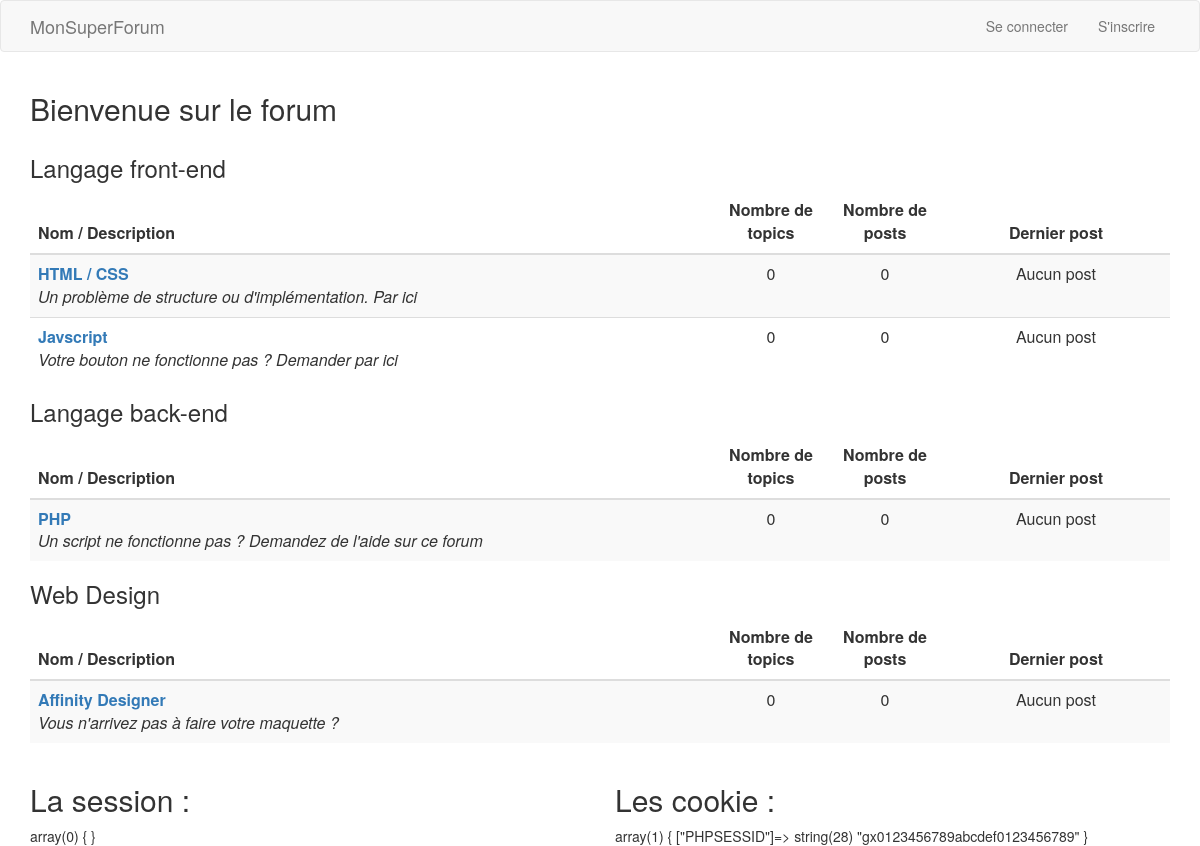
/, run on an earlier commit of the app's database.
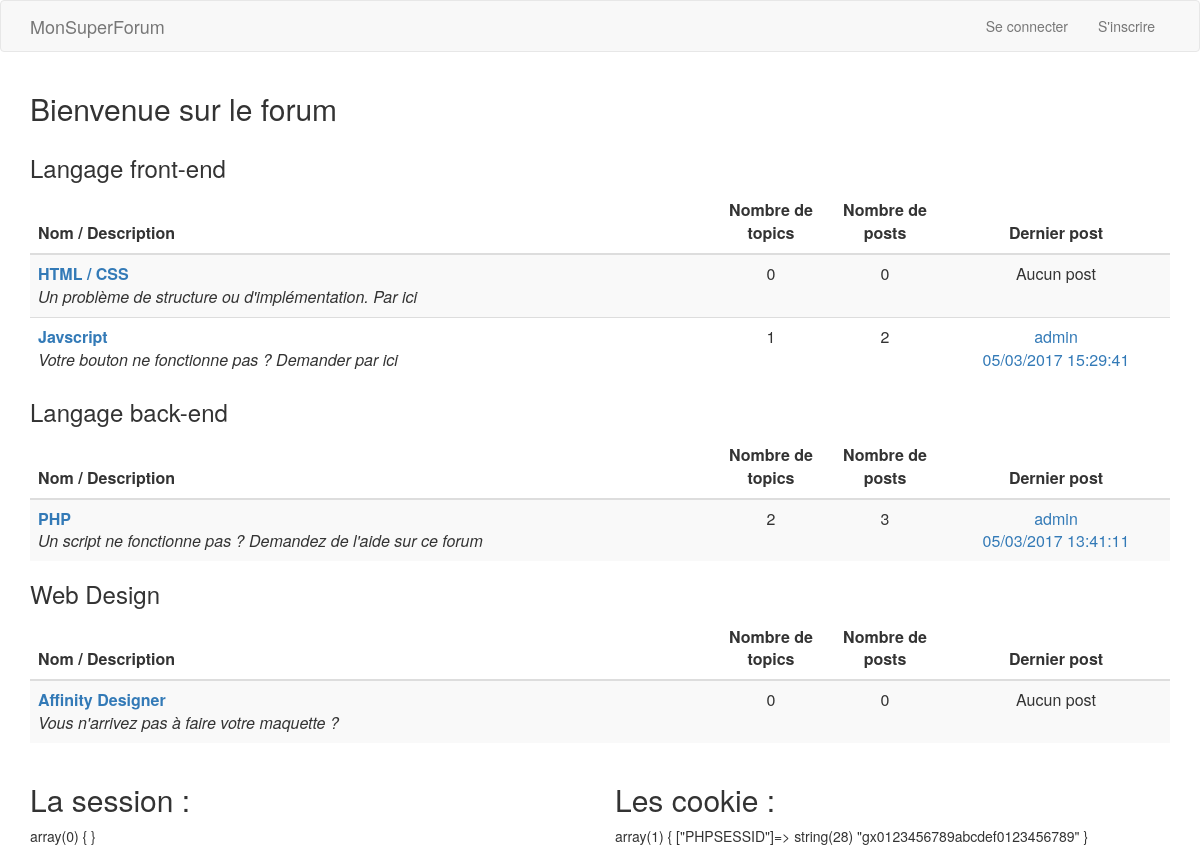
And on a later commit of the database.
### tables this page shows
CREATE TABLE `forums` (
    `id` BIGINT UNSIGNED NOT NULL AUTO_INCREMENT,
    `category_id` INT UNSIGNED NOT NULL,

    `name` VARCHAR(50) NOT NULL,
    `description` VARCHAR(255) NOT NULL,

    `topic_count` BIGINT UNSIGNED NOT NULL,
    `post_count` BIGINT UNSIGNED NOT NULL,
    `last_post_id` BIGINT UNSIGNED,

    PRIMARY KEY (`id`)
);

CREATE TABLE `categories` (
    `id` INT UNSIGNED NOT NULL AUTO_INCREMENT,
    `name` VARCHAR(50) NOT NULL,
    `sorted` SMALLINT,

    PRIMARY KEY (`id`)
);

CREATE TABLE `users` (
    `id` BIGINT UNSIGNED NOT NULL AUTO_INCREMENT,
    `name` VARCHAR(50) NOT NULL,
    `password` VARCHAR(255) NOT NULL,

    `email` VARCHAR(255) NOT NULL,
    `email_token` VARCHAR(255),

    `register_at` DATETIME NOT NULL,
    `connection_at` DATETIME,
    `rank` TINYINT UNSIGNED,

    PRIMARY KEY (`id`)
);

### app/controllers/home/index.php (called while the page is built, shortened)
<?php
$results = getCategoriesAndForums($db);
$categories = [];
$category_id = null;
foreach ($results as $result) {
    if ($category_id !== $result['category_id']) {
        $category_id = $result['category_id'];
        $categories[$category_id] = [
            'name' => $result['category_name'],
            'forums' => []
        ];
    }
    $forum = [
        'id' => $result['forum_id'],
        'name' => $result['forum_name'],
        'description' => $result['description'],
        'topic_count' => $result['topic_count'],
        'post_count' => $result['post_count'],
        'post_id' => $result['post_id']
    ];
    if ($result['post_id']) {
        $forum['topic_id'] = $result['topic_id'];
        $forum['posted_at'] = DateTime::createFromFormat('Y-m-d H:i:s', $result['posted_at']);
        $forum['user_id'] = $result['user_id'];
        $forum['user_name'] = $result['user_name'];
    }
    $categories[$category_id]['forums'][] = $forum;
}
render('home/index', 'front', compact('categories'));

### app/models/categories.php (called while the page is built, shortened)
<?php
function getCategoriesAndForums(PDO $db): PDOStatement
{
    $reqSelect = $db->prepare(
        'SELECT C.id AS category_id, C.name AS category_name, C.sorted,
        # forums
        F.id AS forum_id, F.name AS forum_name, F.description, F.topic_count, F.post_count,
        # last post
        P.id AS post_id, P.posted_at, P.resolved, P.topic_id,
        # user
        U.id AS user_id, U.name AS user_name
        FROM categories AS C
        LEFT JOIN forums AS F
            ON F.category_id = C.id
        LEFT JOIN posts AS P
            ON P.id = F.last_post_id
        LEFT JOIN users AS U
            ON U.id = P.user_id
        ORDER BY C.sorted, C.id, forum_id');
    $reqSelect->execute();
    return $reqSelect;
}

### app/routes/router.php (called while the page is built, shortened)
<?php
$routes = [];
function trimUrl($url)
{
    $url = trim($url, '/');
    if (empty($url)) {
        return '/';
    }
    return $url;
}
function addRoute($method, $url, $controller)
{
    global $routes;
    $url = trimUrl($url);
    $routes[$method][] = [
        'url' => $url,
        'controller' => $controller
    ];
}
function method()
{
    if (isset($_SERVER['REQUEST_METHOD'])) {
        return strtolower($_SERVER['REQUEST_METHOD']);
    }
    return 'get';
}
function urlMatch($urlCheck, $urlTarget)
{
    $subRegex = preg_replace('#:([\w]+)#', '([^/]+)', $urlTarget);
    $regexTarget = "#^{$subRegex}$#i";
    return true;
}
function run(string $method, string $url): array|false
{
    global $routes;
    $url = trimUrl($url);
    foreach ($routes[$method] as $route) {
        if (urlMatch($url, $route['url'])) {
            return $route;
        }
    }
    return false;
}

### app/views/home/index.php (the view)
<h2>Bienvenue sur le forum</h2>
<div class="row">
    <div class="col-sm-12">
        <?php foreach ($categories as $category): ?>
            <h3><?= $category['name'] ?></h3>
            <table class="table table-striped table-hover">
                <thead>
                <tr>
                    <th style="width: 60%">Nom / Description</th>
                    <th style="width: 10%" class="text-center">Nombre de topics</th>
                    <th style="width: 10%" class="text-center">Nombre de posts</th>
                    <th style="width: 20%" class="text-center">Dernier post</th>
                </tr>
                </thead>
                <tbody>
                <?php foreach ($category['forums'] as $forum): ?>
                    <tr>
                        <td>
                            <strong>
                                <a href="/forums/<?= $forum['id'] ?>">
                                    <?= $forum['name'] ?>
                                </a>
                            </strong>
                            <br>
                            <em>
                                <?= $forum['description'] ?>
                            </em>
                        </td>
                        <td class="text-center">
                            <?= $forum['topic_count'] ?>
                        </td>
                        <td class="text-center">
                            <?= $forum['post_count'] ?>
                        </td>
                        <td class="text-center">
                            <?php if ($forum['post_id']): ?>
                                <a href="/">
                                    <?= $forum['user_name'] ?>
                                </a>
                                <br>
                                <a href="/forums/<?= $forum['id'] ?>/topics/<?= $forum['topic_id'] ?>">
                                    <?= $forum['posted_at']->format('d/m/Y H:i:s') ?>
                                </a>
                            <?php else: ?>
                                Aucun post
                            <?php endif; ?>
                        </td>
                    </tr>
                <?php endforeach; ?>
                </tbody>
            </table>
        <?php endforeach; ?>
    </div>
</div>

### app/views/layouts/front.php (shortened to what this page needs)
<html>
<head>
    <link href="https://maxcdn.bootstrapcdn.com/bootstrap/3.3.7/css/bootstrap.min.css"
 rel="stylesheet">
    <link rel="stylesheet" href="https://bootswatch.com/flatly/bootstrap.min.css">
    <link rel="stylesheet" href="https://maxcdn.bootstrapcdn.com/font-awesome/4.7.0/css/font-awesome.min.css">
    <link rel="stylesheet" href="/css/main.css">
</head>
<body>
<nav class="navbar navbar-default">
    <div class="container">
        <div class="navbar-header">
            <a class="navbar-brand" href="#">MonSuperForum</a>
        </div>
        <div class="collapse navbar-collapse" id="menuMobile">
            <ul class="nav navbar-nav navbar-right">
                <?php if ($auth): ?>
                    <?php if ($auth['rank'] >= 3): ?>
                        <li><a href="/admin">Administration</a></li>
                    <?php endif; ?>
                    <li><a href="/">Mon profile</a></li>
                    <li><a href="/logout">Se déconnecter</a></li>
                <?php else: ?>
                    <li><a href="/login">Se connecter</a></li>
                    <li><a href="/register">S'inscrire</a></li>
                <?php endif; ?>
            </ul>
        </div>
    </div>
</nav>
<div class="container">
    <?= $content ?>
    <div class="row">
        <div class="col-sm-6">
            <h2>La session :</h2>
            <?php var_dump($_SESSION); ?>
        </div>
        <div class="col-sm-6">
            <h2>Les cookie :</h2>
            <?php var_dump($_COOKIE); ?>
        </div>
    </div>
</div>
</body>
</html>

### public/index.php (shortened to what this page needs)
<?php
require APP.'/routes/router.php';
require APP.'/controllers/controller.php';
$route = run(method(), $url);
if ($route) {
    $controllerPath = realpath(APP.'/controllers/'.$route['controller'].'.php');
    require $controllerPath;
} else {
    echo "404";
}

### app/controllers/controller.php (shortened to what this page needs)
<?php
function render($page, $layout = null, $variables = []): void
{
    extract($variables);
    $auth = $_SESSION['auth'] ?? null;
    $viewPath = realpath(APP.'/views/'.$page.'.php');
    require $viewPath;
    $content = ob_get_clean();
    if ($layout !== null) {
        $layoutPath = realpath(APP.'/views/layouts/'.$layout.'.php');
        require $layoutPath;
        $content = ob_get_clean();
    }
    echo $content;
}

What changed in the data, as far as the page shows it:
no longer on this page (row edited): forums: name "Javscript", description "Votre bouton ne fonctionne pas ? Demander par ici", topic_count "0", post_count "0", shows "Aucun post", shown under "Langage front-end"
no longer on this page (row edited): forums: name "PHP", description "Un script ne fonctionne pas ? Demandez de l'aide sur ce forum", topic_count "0", post_count "0", shows "Aucun post", shown under "Langage back-end"
now on this page (row unchanged): categories: forums.name "Javscript", forums.description "Votre bouton ne fonctionne pas ? Demander par ici", forums.topic_count "1", forums.post_count "2", users.name "admin", format "05/03/2017 15:29:41"
now on this page (row unchanged): categories: forums.name "PHP", forums.description "Un script ne fonctionne pas ? Demandez de l'aide sur ce forum", forums.topic_count "2", forums.post_count "3", users.name "admin", format "05/03/2017 13:41:11"
